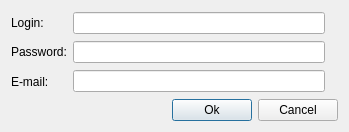
<?xml version="1.0" encoding="UTF-8"?>
<ui version="4.0">
 <class>Dialog</class>
 <widget class="QDialog" name="Dialog">
  <property name="geometry">
   <rect>
    <x>0</x>
    <y>0</y>
    <width>349</width>
    <height>132</height>
   </rect>
  </property>
  <property name="windowTitle">
   <string>Dialog</string>
  </property>
  <layout class="QGridLayout" name="gridLayout">
   <item row="0" column="0">
    <layout class="QVBoxLayout" name="verticalLayout_4">
     <item>
      <layout class="QHBoxLayout" name="horizontalLayout">
       <item>
        <layout class="QVBoxLayout" name="verticalLayout_2">
         <item>
          <widget class="QLabel" name="label">
           <property name="text">
            <string>Login:</string>
           </property>
          </widget>
         </item>
         <item>
          <widget class="QLabel" name="label_2">
           <property name="text">
            <string>Password:</string>
           </property>
          </widget>
         </item>
         <item>
          <widget class="QLabel" name="label_3">
           <property name="text">
            <string>E-mail:</string>
           </property>
          </widget>
         </item>
        </layout>
       </item>
       <item>
        <layout class="QVBoxLayout" name="verticalLayout">
         <item>
          <widget class="QLineEdit" name="login">
           <property name="maxLength">
            <number>25</number>
           </property>
          </widget>
         </item>
         <item>
          <widget class="QLineEdit" name="password">
           <property name="echoMode">
            <enum>QLineEdit::Password</enum>
           </property>
          </widget>
         </item>
         <item>
          <widget class="QLineEdit" name="email"/>
         </item>
        </layout>
       </item>
       <item>
        <layout class="QVBoxLayout" name="verticalLayout_3">
         <item>
          <widget class="QLabel" name="label_4">
           <property name="text">
            <string/>
           </property>
          </widget>
         </item>
         <item>
          <widget class="QLabel" name="label_5">
           <property name="text">
            <string/>
           </property>
          </widget>
         </item>
         <item>
          <widget class="QLabel" name="label_6">
           <property name="text">
            <string/>
           </property>
          </widget>
         </item>
        </layout>
       </item>
      </layout>
     </item>
     <item>
      <layout class="QHBoxLayout" name="horizontalLayout_2">
       <item>
        <spacer name="horizontalSpacer">
         <property name="orientation">
          <enum>Qt::Horizontal</enum>
         </property>
         <property name="sizeHint" stdset="0">
          <size>
           <width>40</width>
           <height>20</height>
          </size>
         </property>
        </spacer>
       </item>
       <item>
        <widget class="QPushButton" name="ok">
         <property name="text">
          <string>Ok</string>
         </property>
        </widget>
       </item>
       <item>
        <widget class="QPushButton" name="cancel">
         <property name="text">
          <string>Cancel</string>
         </property>
        </widget>
       </item>
      </layout>
     </item>
    </layout>
   </item>
  </layout>
 </widget>
 <resources/>
 <connections/>
</ui>
